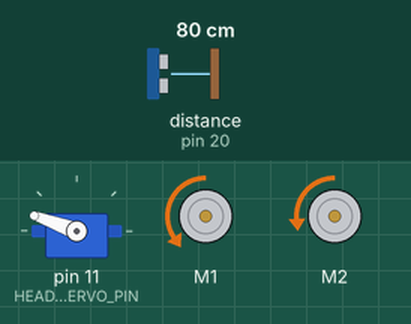
Simulated run of this sketch. Board: Arduino Leonardo, built with avr-gcc and run on an emulated ATmega32U4. On the bench: servo, 2 × DC motor (green arrow = forward, orange = backward, longer = faster). Wiring (inferred from the names in the program): ultrasonic range finder: trigger pin 21; echo pin 20. Inputs (shaded band) come from the test bench; at power-on: distance to the obstacle (sensor on pin 20) 80 cm. The echo pulse lasts 58.3 µs per cm; what the sketch prints to the serial monitor is not drawn.

Above: at 4.2 s.
4.3 s: distance to the obstacle (sensor on pin 20) set to 2 cm
At 5.5 s:
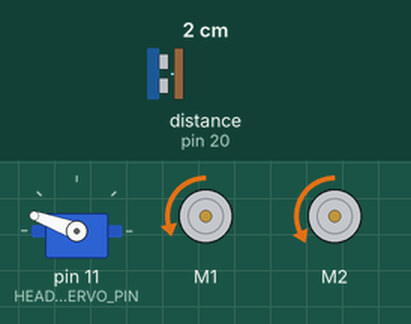
6.5 s: distance to the obstacle (sensor on pin 20) set to 35 cm
At 8.6 s:
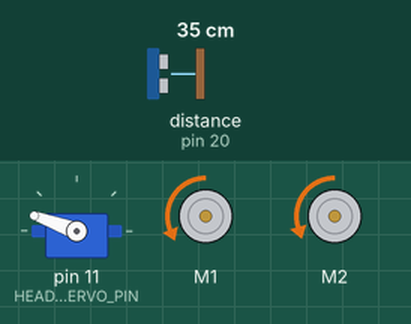
8.9 s: distance to the obstacle (sensor on pin 20) set to 4 cm
At 10.8 s:
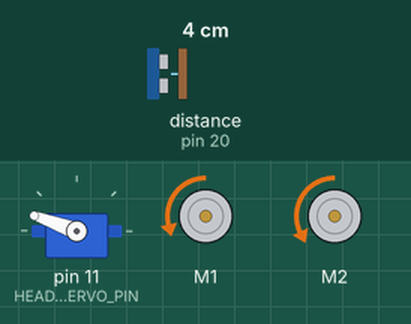
12.5 s: distance to the obstacle (sensor on pin 20) set to 120 cm
At 13.6 s:
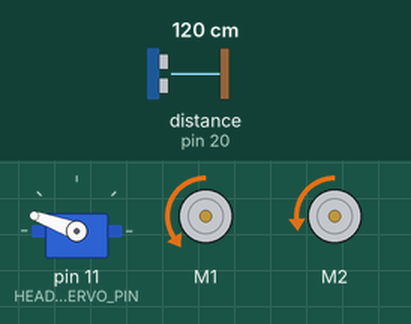
Timing chart, 0 to 15.5 s (numbered marks = the images above; inputs shaded):
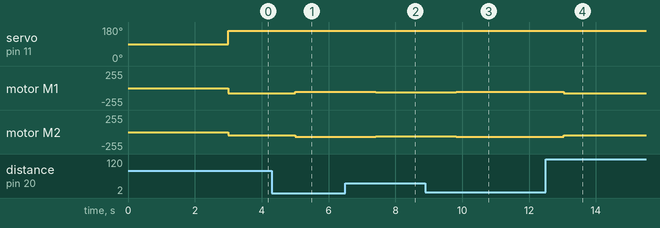

The sketch:

PIDLab.ino
```cpp
//This program allows for the Pololu3piPlus to follow
//an object using an Ultrasonic Sensor and turn its head
//using a servo.


#include <Pololu3piPlus32U4.h>
#include <Servo.h>

using namespace Pololu3piPlus32U4;

Encoders encoders;
Buzzer buzzer;
Motors motors;
Servo headServo;

// switches
const boolean HEAD_DEBUG = false;
const boolean TIMING_DEBUG = false;
const boolean US_DEBUG = false;
const boolean MOTOR_DEBUG = false;
const boolean ERROR_DEBUG = true;
const boolean PROPORTIONAL_DEBUG = false;
const boolean INTEGRAL_DEBUG = false;
const boolean DERIVATIVE_DEBUG = false;
const boolean PID_DEBUG = false;

const boolean SERVO_ON = true;
const boolean US_ON = true;

// Head Servo Timing
unsigned long headCm;
unsigned long headPm;
const unsigned long HEAD_MOVEMENT_PERIOD = 800;

// Head servo constants
const int HEAD_SERVO_PIN = 11;
const int NUM_HEAD_POSITIONS = 1; //2
const int HEAD_POSITIONS[NUM_HEAD_POSITIONS] = {160}; //, 90

// head servo data
boolean headDirectionClockwise = true;
int currentHeadPosition = 0;

// Ultra Sonic Sensor constants
const int ECHO_PIN = 20;
const int TRIG_PIN = 21;

const float MAX_DISTANCE = 100.0;

const float DISTANCE_FACTOR = MAX_DISTANCE / 100;
const float STOP_DISTANCE = 5;

// Motor constants
float motorBaseSpeed = 100.0;
const int MOTOR_MIN_SPEED = -100;
// determine the normalization factor based on motorBaseSpeed
const float MOTOR_FACTOR = motorBaseSpeed / 100;

// motor compensation
const float L_MOTOR_FACTOR = 1.0;
const float R_MOTOR_FACTOR = 1.0;
const float L_MOTOR_FACTOR_THRESHOLD = 80;
const float R_MOTOR_FACTOR_THRESHOLD = 80;

//ultrasonic timing
unsigned long usCm;
unsigned long usPm;
const unsigned long US_PERIOD = 50;
const unsigned long WAIT_AFTER_HEAD_STARTS_MOVING = 80;
boolean usReadFlag = false;

// current US distance reading
int currentReadPosition = 0;

float distanceReadings[NUM_HEAD_POSITIONS];

// Motor Timing
unsigned long motorCm;
unsigned long motorPm;
const unsigned long MOTOR_PERIOD = 400;

float distance = 0;

long countsLeft = 0;
long countsRight = 0;
long prevLeft = 0;
long prevRight = 0;

float Sl = 0.0F;
float Sr = 0.0F;

//DIAMETER AND CIRCUMFERENCE ARE IN CENTIMETERS
const int CLICKS_PER_ROTATION = 12;
const float GEAR_RATIO = 74.55F;  //Slightly tweaked for accuracy
const float WHEEL_DIAMETER = 3.2;
const float WHEEL_CIRCUMFERENCE = 10.0531;
float dist = 0;


// after this
const double desiredDistance = (double) 30;
double shortestDistance = 100;

const double kp = 0.5;
const double ki = 0.0;
const double kd = 0.0;

double kiTotal = 0;
double priorError = 0;

boolean pidFlag = false;

//-------------------------------------------------------------------------------------------------------------------------------------------------------------------
//-------------------------------------------------------------------------------------------------------------------------------------------------------------------
//-------------------------------------------------------------------------------------------------------------------------------------------------------------------

void setup() {
  // put your setup code here, to run once:

  Serial.begin(57600);

  pinMode(ECHO_PIN, INPUT);
  pinMode(TRIG_PIN, OUTPUT);

  headServo.attach(HEAD_SERVO_PIN);
  headServo.write(90);

 /*
  for (int i = 0; i < NUM_HEAD_POSITIONS; i++) {
    distanceReadings[i] = MAX_DISTANCE;
  }
  */

  // start delay
  delay(3000);
  //buzzer.play("c32");
}


void loop() {
  // put your main code here, to run repeatedly:


  usReadCm();


  //double error = desiredDistance - distanceReadings[currentReadPosition];
  double error = desiredDistance - distance;
  if (error > 20) error = 20;
  if (error < -50) error = -50;

  double proportional = kp * error;

  kiTotal += error;

  double integral = ki * kiTotal;

  float derivative = kd * (error - priorError);

  priorError = error;

  float pidResult = proportional + integral + derivative;

  setMotors(MOTOR_MIN_SPEED + pidResult, MOTOR_MIN_SPEED - pidResult);

  moveHead();


  //debugging below
  if (ERROR_DEBUG) {
    Serial.print("Error : ");
    Serial.println(error);
  }


  if (PROPORTIONAL_DEBUG) {
    Serial.print("Proportional Error : ");
    Serial.println(proportional);
  }

  if (INTEGRAL_DEBUG) {
    Serial.println(integral);
  }


  if (DERIVATIVE_DEBUG) {
    Serial.println(derivative);
  }


  if (PID_DEBUG) {
    Serial.print("PID Result : ");
    Serial.println(pidResult);
  }

}

void moveHead() {
  headCm = millis();
  if (headCm > headPm + HEAD_MOVEMENT_PERIOD) {

    // head debug output
    if (HEAD_DEBUG) {
      Serial.print(currentHeadPosition);
      Serial.print(" - ");
      Serial.println(HEAD_POSITIONS[currentHeadPosition]);
    }

    // position head to the current position in the array
    headServo.write(HEAD_POSITIONS[currentHeadPosition]);

    // Set next head position
    // Moves servo to the next head position and changes direction when needed
    if (headDirectionClockwise) {
      if (currentHeadPosition >= (NUM_HEAD_POSITIONS - 1)) {
        headDirectionClockwise = !headDirectionClockwise;
        currentHeadPosition--;
      }
      else {
        currentHeadPosition++;
      }
    }
    else {
      if (currentHeadPosition <= 0) {
        headDirectionClockwise = !headDirectionClockwise;
        currentHeadPosition++;
      }
      else {
        currentHeadPosition--;
      }
    }

    // reset previous millis
    headPm = headCm;
    // reset read flag
    usReadFlag = false;
  }
}


void usReadCm() {
  usCm = millis();
  if (usCm > headPm + WAIT_AFTER_HEAD_STARTS_MOVING && !usReadFlag) {

    //timing debug
    if (TIMING_DEBUG) {
      Serial.print("US read inititated: ");
      Serial.println(usCm);
    }

    //clears the TRIG_PIN (set low)
    digitalWrite(TRIG_PIN, LOW);
    delayMicroseconds(2);

    if (US_ON) {
      // Clears the TRIG_PIN (set low)
      digitalWrite(TRIG_PIN, LOW);
      delayMicroseconds(2);

      // Sets the TRIG_PIN HIGH (ACTIVE) for 10 microseconds
      digitalWrite(TRIG_PIN, HIGH);
      delayMicroseconds(10);
      digitalWrite(TRIG_PIN, LOW);

      // Reads the ECHO_PIN, returns the sound wave travel time in microseconds
      // note the duration (38000 microseconds) that will allow for reading up max distance supported by the sensor
      float duration = pulseIn(ECHO_PIN, HIGH, 30000);

      //caluclating the distance
      distance = duration * 0.034 / 2;  // Time of flight equation: Speed of sound
      // distance = floor(10 * distance + 0.5f) / 10;

      //apply limits

      if (distance > MAX_DISTANCE) distance = MAX_DISTANCE;
      if (distance == 0) distance = MAX_DISTANCE;

      //assign the value of the current position of the array
      distanceReadings[currentReadPosition] = distance;
    }

    if (TIMING_DEBUG) {
      Serial.print("US read Finished: ");
      Serial.println(millis());
    }

    // Displays the distance on the Serial Monitor
    if (US_DEBUG) {
      Serial.print("Distance : ");
      Serial.println(distance);

    }

    usReadFlag = true;
    pidFlag = true;
    // update the prevmillis
    usPm = usCm;
  }
}


void setMotors(float leftSpeed, float rightSpeed) {

  motorCm = millis();
  if (motorCm > motorPm + MOTOR_PERIOD) {

    if (MOTOR_DEBUG) {
      Serial.print("Left: ");
      Serial.print(leftSpeed);
      Serial.print(" Right: ");
      Serial.println(rightSpeed);
    }

    motors.setSpeeds(leftSpeed, rightSpeed);
    motorPm = motorCm;
  }
}
```

Measured:
- after the input at 4.3 s, motor M1: backward 79/255 → backward 57/255 after 0.71 s; motor M2: backward 47/255 → backward 70/255 after 0.71 s
- after the input at 6.5 s, motor M1: backward 57/255 → backward 65/255 after 0.92 s; motor M2: backward 70/255 → backward 61/255 after 0.92 s
- after the input at 8.9 s, motor M1: backward 65/255 → backward 57/255 after 0.92 s; motor M2: backward 61/255 → backward 70/255 after 0.92 s
- after the input at 12.5 s, motor M1: backward 57/255 → backward 79/255 after 0.53 s; motor M2: backward 70/255 → backward 47/255 after 0.53 s
